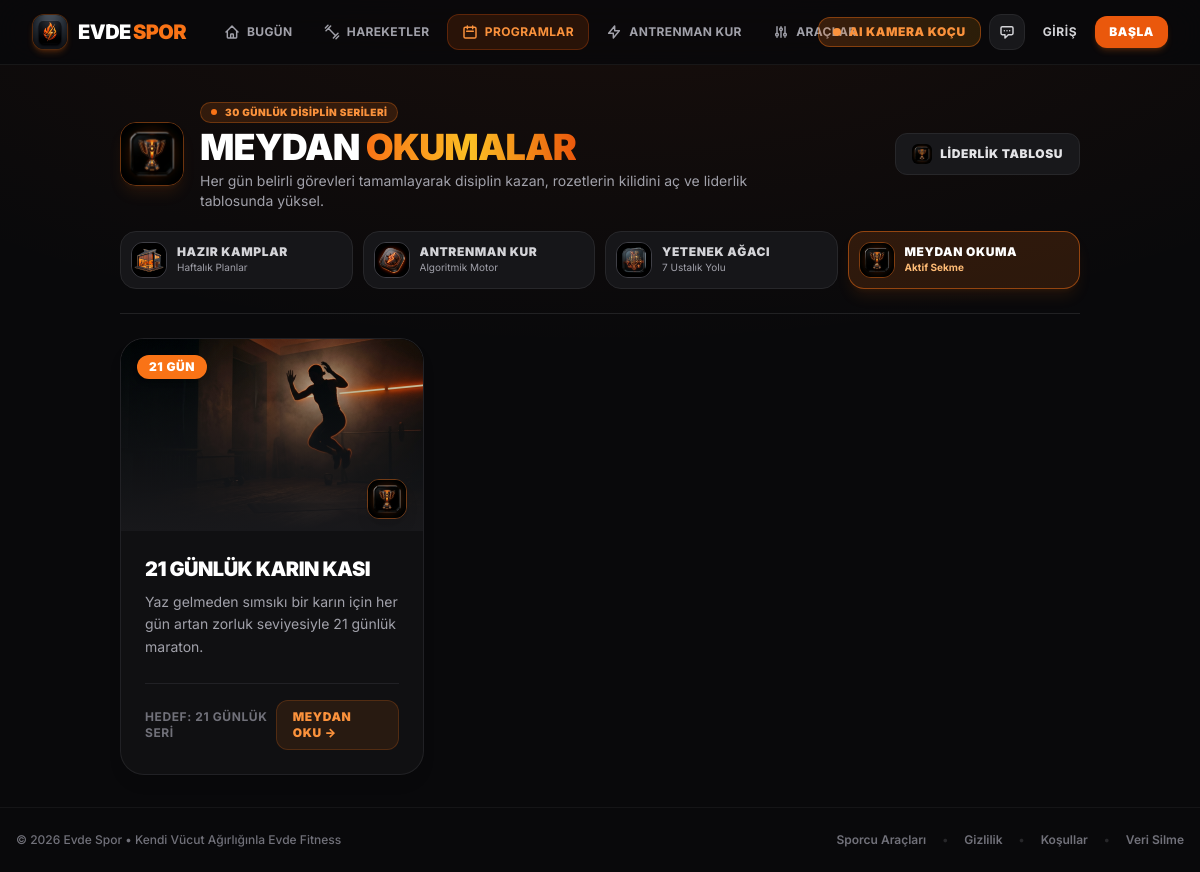
Before: /challenges with the older database file.
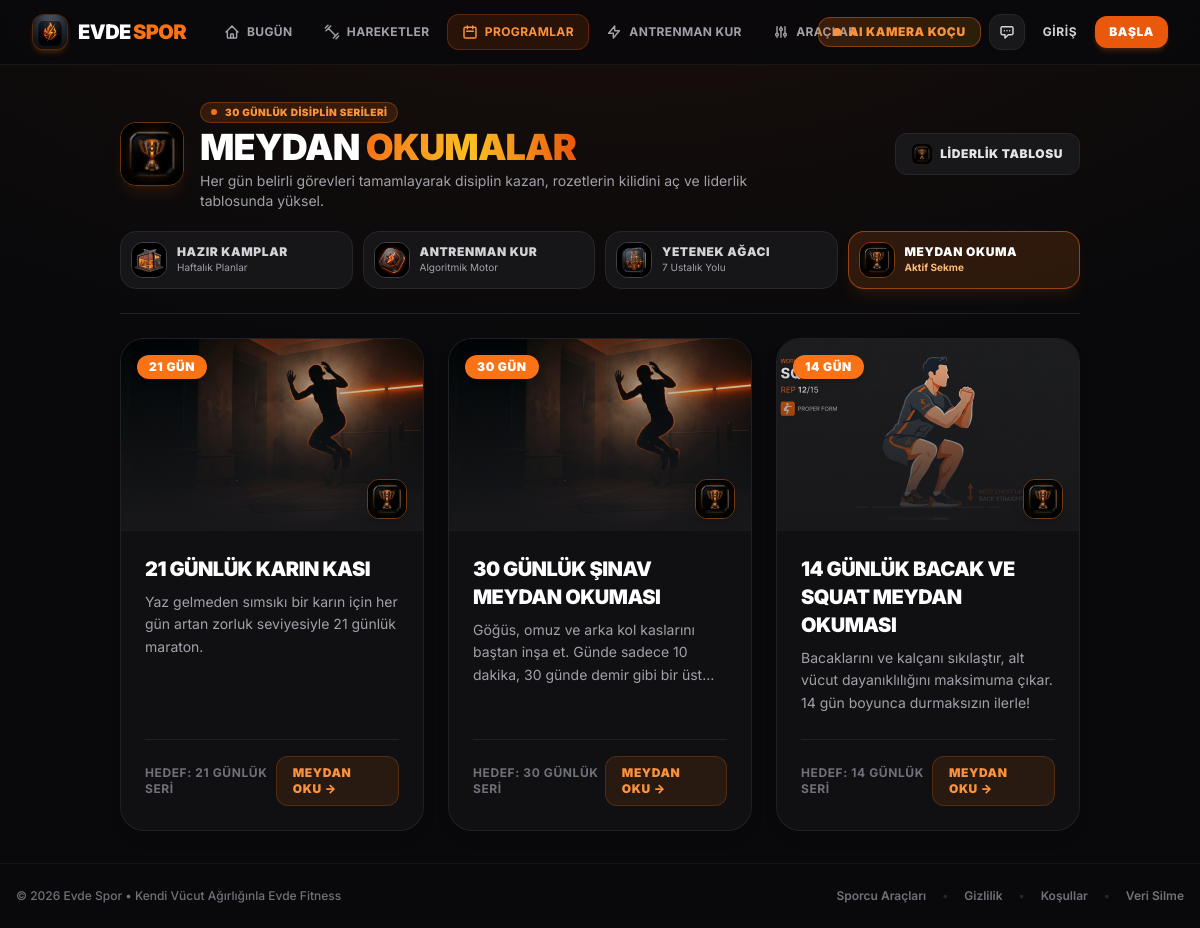
After: the same page with the newer database file.
### models.py (models this page shows)
class Challenge(db.Model):
    id = db.Column(db.Integer, primary_key=True)
    title = db.Column(db.String(100), nullable=False)
    slug = db.Column(db.String(100), unique=True, nullable=False)
    description = db.Column(db.Text, nullable=True)
    duration_days = db.Column(db.Integer, nullable=False)

### app.py (the view)
    @app.route('/challenges')
    def challenges():
        all_challenges = Challenge.query.all()
        user_challenges = []
        if current_user.is_authenticated:
            user_challenges = [uc.challenge_id for uc in current_user.challenges]
        return render_template('challenges.html', challenges=all_challenges, user_challenges=user_challenges)

### templates/challenges.html (shortened to what this page needs)
{% extends 'base.html' %}
{% block content %}
<div class="max-w-6xl mx-auto relative z-10 space-y-6 animate-fade-up">
    <div class="pb-6 border-b border-zinc-800/80 space-y-5">
        <div class="flex flex-col sm:flex-row sm:items-center justify-between gap-4">
            <div class="flex items-center gap-4">
                <img src="/static/images/challenges_trophy_icon.jpg" alt="Meydan Okumalar" class="w-14 h-14 sm:w-16 sm:h-16 rounded-2xl object-cover border border-orange-500/40 shadow-lg shadow-orange-500/10 shrink-0">
                <div>
                    <div class="inline-flex items-center gap-2 px-2.5 py-0.5 rounded-full text-[10px] font-black uppercase tracking-wider bg-orange-500/15 border border-orange-500/30 text-orange-400 mb-1">
                        <span class="w-1.5 h-1.5 rounded-full bg-orange-500 animate-pulse"></span>
                        <span>30 GÜNLÜK DİSİPLİN SERİLERİ</span>
                    </div>
                    <h1 class="text-2xl sm:text-4xl font-black text-white font-heading uppercase tracking-tight leading-none">
                        Meydan <span class="text-gradient">Okumalar</span>
                    </h1>
                    <p class="text-zinc-400 text-xs sm:text-sm mt-1 max-w-xl">
                        Her gün belirli görevleri tamamlayarak disiplin kazan, rozetlerin kilidini aç ve liderlik tablosunda yüksel.
                    </p>
                </div>
            </div>
            <a href="/liderlik" class="px-4 py-2.5 rounded-xl bg-zinc-900 hover:bg-zinc-800 border border-zinc-800 text-zinc-200 hover:text-white text-xs font-black uppercase tracking-wider transition-all flex items-center gap-2 self-start sm:self-center">
                <img src="/static/images/challenges_trophy_icon.jpg" alt="Liderlik" class="w-5 h-5 rounded-md object-cover">
                <span>Liderlik Tablosu</span>
            </a>
        </div>
        <div class="grid grid-cols-2 sm:grid-cols-4 gap-2.5">
            <a href="/programlar" class="flex items-center gap-2.5 p-2.5 rounded-2xl bg-zinc-900/90 hover:bg-zinc-800 border border-zinc-800 hover:border-orange-500/40 text-zinc-300 hover:text-white transition-all">
                <img src="/static/images/home_gym_icon.jpg" alt="Kamplar" class="w-9 h-9 rounded-xl object-cover border border-zinc-700 shrink-0">
                <div class="min-w-0">
                    <span class="text-xs font-black uppercase tracking-wider block truncate">Hazır Kamplar</span>
                    <span class="text-[10px] text-zinc-400 block truncate">Haftalık Planlar</span>
                </div>
            </a>
            <a href="/antrenman-olustur" class="flex items-center gap-2.5 p-2.5 rounded-2xl bg-zinc-900/90 hover:bg-zinc-800 border border-zinc-800 hover:border-orange-500/40 text-zinc-300 hover:text-white transition-all">
                <img src="/static/images/workout_builder_icon.jpg" alt="Antrenman Kur" class="w-9 h-9 rounded-xl object-cover border border-zinc-700 shrink-0">
                <div class="min-w-0">
                    <span class="text-xs font-black uppercase tracking-wider block truncate">Antrenman Kur</span>
                    <span class="text-[10px] text-zinc-400 block truncate">Algoritmik Motor</span>
                </div>
            </a>
            <a href="/kalistenik-agaci" class="flex items-center gap-2.5 p-2.5 rounded-2xl bg-zinc-900/90 hover:bg-zinc-800 border border-zinc-800 hover:border-orange-500/40 text-zinc-300 hover:text-white transition-all">
                <img src="/static/images/skill_tree_icon.jpg" alt="Yetenek Ağacı" class="w-9 h-9 rounded-xl object-cover border border-zinc-700 shrink-0">
                <div class="min-w-0">
                    <span class="text-xs font-black uppercase tracking-wider block truncate">Yetenek Ağacı</span>
                    <span class="text-[10px] text-zinc-400 block truncate">7 Ustalık Yolu</span>
                </div>
            </a>
            <a href="/challenges" class="flex items-center gap-2.5 p-2.5 rounded-2xl bg-orange-500/15 border border-orange-500/50 text-white shadow-lg shadow-orange-500/10 transition-all">
                <img src="/static/images/challenges_trophy_icon.jpg" alt="Meydan Okuma" class="w-9 h-9 rounded-xl object-cover border border-orange-500/40 shrink-0">
                <div class="min-w-0">
                    <span class="text-xs font-black uppercase tracking-wider block truncate">Meydan Okuma</span>
                    <span class="text-[10px] text-orange-300 font-bold block truncate">Aktif Sekme</span>
                </div>
            </a>
        </div>
    </div>
    <div class="grid grid-cols-1 md:grid-cols-2 lg:grid-cols-3 gap-6">
        {% for challenge in challenges %}
        {% set is_joined = challenge.id in user_challenges %}
        <div class="group relative rounded-3xl border border-zinc-800/80 hover:border-orange-500/50 bg-zinc-900/50 hover:bg-zinc-900/80 overflow-hidden flex flex-col justify-between transition-all duration-300 transform hover:-translate-y-1 shadow-lg hover:shadow-orange-500/10 backdrop-blur-md">
            <div>
                <div class="relative h-48 w-full overflow-hidden bg-zinc-950">
                    {% set ch_img = 'standart-push-up-normal-sinav.jpg' if 'sinav' in challenge.slug else ('21-gunluk-karin-ve-core.jpg' if 'karin' in challenge.slug else ('standart-air-squat.jpg' if 'squat' in challenge.slug else 'page_hero_bg.jpg')) %}
                    <img src="/static/images/{{ ch_img }}"
                         onerror="this.src='/static/images/page_hero_bg.jpg'"
                         alt="{{ challenge.title }}"
                         class="w-full h-full object-cover group-hover:scale-105 transition-transform duration-500">
                    <div class="absolute inset-0 bg-gradient-to-t from-zinc-900 via-zinc-900/50 to-transparent"></div>
                    <div class="absolute top-4 left-4 flex items-center gap-2 z-10">
                        <span class="px-3 py-1 rounded-full text-xs font-black uppercase tracking-wider bg-orange-500 text-white shadow-md">
                            {{ challenge.duration_days }} Gün
                        </span>
                    </div>
                    <div class="absolute bottom-3 right-4">
                        <img src="/static/images/challenges_trophy_icon.jpg" alt="Ödül" class="w-10 h-10 rounded-xl object-cover border border-orange-500/40 shadow-lg group-hover:scale-110 transition-transform">
                    </div>
                </div>
                <div class="p-6">
                    <h3 class="text-xl font-black text-white font-heading uppercase tracking-tight group-hover:text-orange-400 transition-colors mb-2">
                        {{ challenge.title }}
                    </h3>
                    <p class="text-zinc-400 text-sm leading-relaxed line-clamp-3">
                        {{ challenge.description }}
                    </p>
                </div>
            </div>
            <div class="p-6 pt-0">
                <div class="pt-4 border-t border-zinc-800/80 flex items-center justify-between">
                    <div class="text-xs font-bold text-zinc-500 uppercase tracking-wider">
                        Hedef: {{ challenge.duration_days }} Günlük Seri
                    </div>
                    <a href="/challenges/{{ challenge.slug }}" class="inline-flex items-center gap-1.5 px-4 py-2 rounded-xl {% if is_joined %}bg-emerald-500/10 text-emerald-400 border border-emerald-500/20 hover:bg-emerald-500/20{% else %}bg-orange-500/10 text-orange-400 border border-orange-500/20 hover:bg-orange-500 hover:text-white{% endif %} text-xs font-black uppercase tracking-wider transition-all">
                        {% if is_joined %}Devam Et →{% else %}Meydan Oku →{% endif %}
                    </a>
                </div>
            </div>
        </div>
        {% endfor %}
    </div>
</div>
{% endblock %}

### templates/base.html (shortened to what this page needs)
<!DOCTYPE html>
<html lang="tr">
<head>
    <script src="https://cdn.tailwindcss.com"></script>
</head>
<body class="font-sans min-h-screen flex flex-col antialiased pb-24 md:pb-0" x-data="{ assistantOpen: false }">
{% if not hide_nav %}
{% set p = request.path %}
<nav class="glass-nav sticky top-0 z-50 text-white pt-safe">
    <div class="max-w-7xl mx-auto px-4 sm:px-6 lg:px-8">
        <div class="flex justify-between items-center h-16 gap-3">
            <div class="flex items-center gap-4 lg:gap-6 min-w-0">
                <a href="/" class="shrink-0 text-lg md:text-xl font-black tracking-tight uppercase text-white flex items-center gap-2.5 group">
                    <div class="w-9 h-9 rounded-xl overflow-hidden shadow-md shadow-orange-500/20 border border-orange-500/30 bg-zinc-950 shrink-0">
                        <img src="/static/images/app_logo.jpg" alt="Evde Spor Logo" class="w-full h-full object-cover">
                    </div>
                    <span class="font-heading font-black tracking-tight text-white flex items-center">
                        EVDE<span class="text-orange-500 ml-0.5">SPOR</span>
                    </span>
                </a>
                <div class="hidden md:flex items-center gap-1">
                    <a href="/" class="nav-link {% if p == '/' %}nav-active{% endif %}">
                        <svg class="w-4 h-4" fill="none" stroke="currentColor" stroke-width="2.2" viewBox="0 0 24 24"><path stroke-linecap="round" stroke-linejoin="round" d="M3 12l2-2m0 0l7-7 7 7M5 10v10a1 1 0 001 1h3m10-11l2 2m-2-2v10a1 1 0 01-1 1h-3m-6 0a1 1 0 001-1v-4a1 1 0 011-1h2a1 1 0 011 1v4a1 1 0 001 1m-6 0h6"/></svg>
                        <span>Bugün</span>
                    </a>
                    <a href="/egzersizler" class="nav-link {% if p.startswith('/egzersizler') or p.startswith('/egzersiz/') %}nav-active{% endif %}">
                        <svg class="w-4 h-4" fill="none" stroke="currentColor" stroke-width="2.2" viewBox="0 0 24 24"><path stroke-linecap="round" stroke-linejoin="round" d="M6.5 6.5L17.5 17.5M3 10l7-7M14 21l7-7M2 6l4-4M18 22l4-4"/></svg>
                        <span>Hareketler</span>
                    </a>
                    <a href="/programlar" class="nav-link {% if p.startswith('/programlar') or p.startswith('/challenges') or p.startswith('/liderlik') %}nav-active{% endif %}">
                        <svg class="w-4 h-4" fill="none" stroke="currentColor" stroke-width="2.2" viewBox="0 0 24 24"><path stroke-linecap="round" stroke-linejoin="round" d="M8 7V3m8 4V3m-9 8h10M5 21h14a2 2 0 002-2V7a2 2 0 00-2-2H5a2 2 0 00-2 2v12a2 2 0 002 2z"/></svg>
                        <span>Programlar</span>
                    </a>
                    <a href="/antrenman-olustur" class="nav-link {% if p.startswith('/antrenman-olustur') or p.startswith('/kalistenik-agaci') %}nav-active{% endif %}">
                        <svg class="w-4 h-4" fill="none" stroke="currentColor" stroke-width="2.2" viewBox="0 0 24 24"><path stroke-linecap="round" stroke-linejoin="round" d="M13 10V3L4 14h7v7l9-11h-7z"/></svg>
                        <span>Antrenman Kur</span>
                    </a>
                    <a href="/araclar" class="nav-link {% if p.startswith('/araclar') or p.startswith('/breathe') %}nav-active{% endif %}">
                        <svg class="w-4 h-4" fill="none" stroke="currentColor" stroke-width="2.2" viewBox="0 0 24 24"><path stroke-linecap="round" stroke-linejoin="round" d="M12 6V4m0 2a2 2 0 100 4m0-4a2 2 0 110 4m-6 8a2 2 0 100-4m0 4a2 2 0 110-4m0 4v2m0-6V4m6 6v10m6-2a2 2 0 100-4m0 4a2 2 0 110-4m0 4v2m0-6V4"/></svg>
                        <span>Araçlar</span>
                    </a>
                </div>
            </div>
            <div class="flex items-center gap-2 shrink-0">
                <a href="/ai-koc" class="hidden md:inline-flex items-center gap-2 px-3.5 py-1.5 rounded-xl bg-gradient-to-r from-orange-500/20 to-amber-500/15 hover:from-orange-500 hover:to-amber-500 border border-orange-500/40 text-orange-400 hover:text-white text-xs font-black uppercase tracking-wider transition-all">
                    <span class="w-2 h-2 rounded-full bg-orange-400 animate-pulse"></span>
                    <span>AI Kamera Koçu</span>
                </a>
                <button type="button" @click="assistantOpen = !assistantOpen" title="Akıllı Koç Asistanı"
                        class="w-9 h-9 rounded-xl bg-zinc-900 border border-zinc-800 hover:border-orange-500/50 flex items-center justify-center text-zinc-300 hover:text-orange-400 transition-colors cursor-pointer">
                    <svg class="w-4 h-4" fill="none" stroke="currentColor" stroke-width="2.2" viewBox="0 0 24 24"><path stroke-linecap="round" stroke-linejoin="round" d="M8 10h.01M12 10h.01M16 10h.01M9 16H5a2 2 0 01-2-2V6a2 2 0 012-2h14a2 2 0 012 2v8a2 2 0 01-2 2h-5l-5 5v-5z"/></svg>
                </button>
                {% if current_user.is_authenticated %}
                    <a href="/profil" class="whitespace-nowrap hover:border-orange-500/60 transition-colors pl-1.5 pr-3 py-1 text-xs font-bold text-zinc-200 uppercase tracking-wide flex items-center gap-2 bg-zinc-900 border border-zinc-800 rounded-xl">
                        {% if current_user.avatar_url %}
                            <img src="{{ current_user.avatar_url }}" alt="{{ current_user.name }}" class="w-6 h-6 rounded-lg object-cover border border-orange-500/40 shrink-0">
                        {% else %}
                            <span class="w-6 h-6 rounded-lg bg-gradient-to-br from-orange-500 to-amber-500 flex items-center justify-center text-white text-xs font-black">{{ (current_user.name or 'S')[:1]|upper }}</span>
                        {% endif %}
                        <span class="hidden sm:inline">Profilim</span>
                    </a>
                {% else %}
                    <a href="/giris" class="whitespace-nowrap hover:text-white text-zinc-300 px-2.5 py-1.5 text-xs font-bold uppercase tracking-wider transition-colors">Giriş</a>
                    <a href="/kayit" class="whitespace-nowrap bg-accent hover:bg-orange-500 text-white px-3.5 py-2 rounded-xl text-xs font-black uppercase tracking-wider transition-all shadow-md shadow-orange-500/20">Başla</a>
                {% endif %}
            </div>
        </div>
    </div>
</nav>
{% endif %}
    <main class="{% if hide_nav %}w-full min-h-screen p-0 m-0 relative{% else %}flex-grow container mx-auto px-4 sm:px-6 lg:px-8 py-5 sm:py-8 relative z-10{% endif %}">
        {% block content %}{% endblock %}
    </main>
    {% if not hide_nav %}
    <footer class="bg-darkbg mt-auto py-6 text-center text-zinc-500 border-t border-zinc-900/80 relative z-10 text-xs">
        <div class="max-w-7xl mx-auto px-4 flex flex-col sm:flex-row items-center justify-between gap-3">
            <p class="text-zinc-500 font-medium">&copy; 2026 Evde Spor &bull; Kendi Vücut Ağırlığınla Evde Fitness</p>
            <div class="flex flex-wrap items-center justify-center gap-4 font-semibold text-zinc-500">
                <a href="/araclar" class="hover:text-orange-400 transition-colors">Sporcu Araçları</a>
                <span class="text-zinc-800">&bull;</span>
                <a href="/gizlilik-politikasi" class="hover:text-orange-400 transition-colors">Gizlilik</a>
                <span class="text-zinc-800">&bull;</span>
                <a href="/kullanim-kosullari" class="hover:text-orange-400 transition-colors">Koşullar</a>
                <span class="text-zinc-800">&bull;</span>
                <a href="/veri-silme" class="hover:text-red-400 transition-colors">Veri Silme</a>
            </div>
        </div>
    </footer>
    {% endif %}
</body>
</html>

Changed rows visible on the page:
added Challenge: duration_days "30", title "30 GÜNLÜK ŞINAV MEYDAN OKUMASI", description "Göğüs, omuz ve arka kol kaslarını baştan inşa et. Günde sadece 10 dakika, 30 günde demir gibi bir…"
added Challenge: shows a picture, duration_days "14", title "14 GÜNLÜK BACAK VE SQUAT MEYDAN OKUMASI", description "Bacaklarını ve kalçanı sıkılaştır, alt vücut dayanıklılığını maksimuma çıkar. 14 gün boyunca durmaksızın ilerle!"
